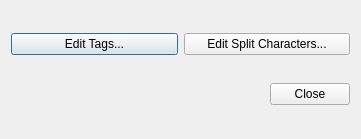
<?xml version="1.0" encoding="UTF-8"?>
<ui version="4.0">
 <class>PrefsDialog</class>
 <widget class="QDialog" name="PrefsDialog">
  <property name="geometry">
   <rect>
    <x>0</x>
    <y>0</y>
    <width>361</width>
    <height>139</height>
   </rect>
  </property>
  <property name="windowTitle">
   <string>Preferences</string>
  </property>
  <layout class="QVBoxLayout" name="verticalLayout">
   <item>
    <layout class="QHBoxLayout" name="horizontalLayout">
     <item>
      <widget class="QPushButton" name="button_edit_tags">
       <property name="toolTip">
        <string>&lt;html&gt;&lt;head/&gt;&lt;body&gt;&lt;p&gt;The tags shown in the main table.&lt;/p&gt;&lt;/body&gt;&lt;/html&gt;</string>
       </property>
       <property name="text">
        <string>Edit Tags...</string>
       </property>
      </widget>
     </item>
     <item>
      <widget class="QPushButton" name="button_edit_split">
       <property name="text">
        <string>Edit Split Characters...</string>
       </property>
      </widget>
     </item>
    </layout>
   </item>
   <item>
    <widget class="QDialogButtonBox" name="button_box">
     <property name="orientation">
      <enum>Qt::Orientation::Horizontal</enum>
     </property>
     <property name="standardButtons">
      <set>QDialogButtonBox::StandardButton::Close</set>
     </property>
    </widget>
   </item>
  </layout>
 </widget>
 <resources/>
 <connections>
  <connection>
   <sender>button_box</sender>
   <signal>accepted()</signal>
   <receiver>PrefsDialog</receiver>
   <slot>accept()</slot>
   <hints>
    <hint type="sourcelabel">
     <x>248</x>
     <y>254</y>
    </hint>
    <hint type="destinationlabel">
     <x>157</x>
     <y>274</y>
    </hint>
   </hints>
  </connection>
  <connection>
   <sender>button_box</sender>
   <signal>rejected()</signal>
   <receiver>PrefsDialog</receiver>
   <slot>reject()</slot>
   <hints>
    <hint type="sourcelabel">
     <x>316</x>
     <y>260</y>
    </hint>
    <hint type="destinationlabel">
     <x>286</x>
     <y>274</y>
    </hint>
   </hints>
  </connection>
 </connections>
</ui>
